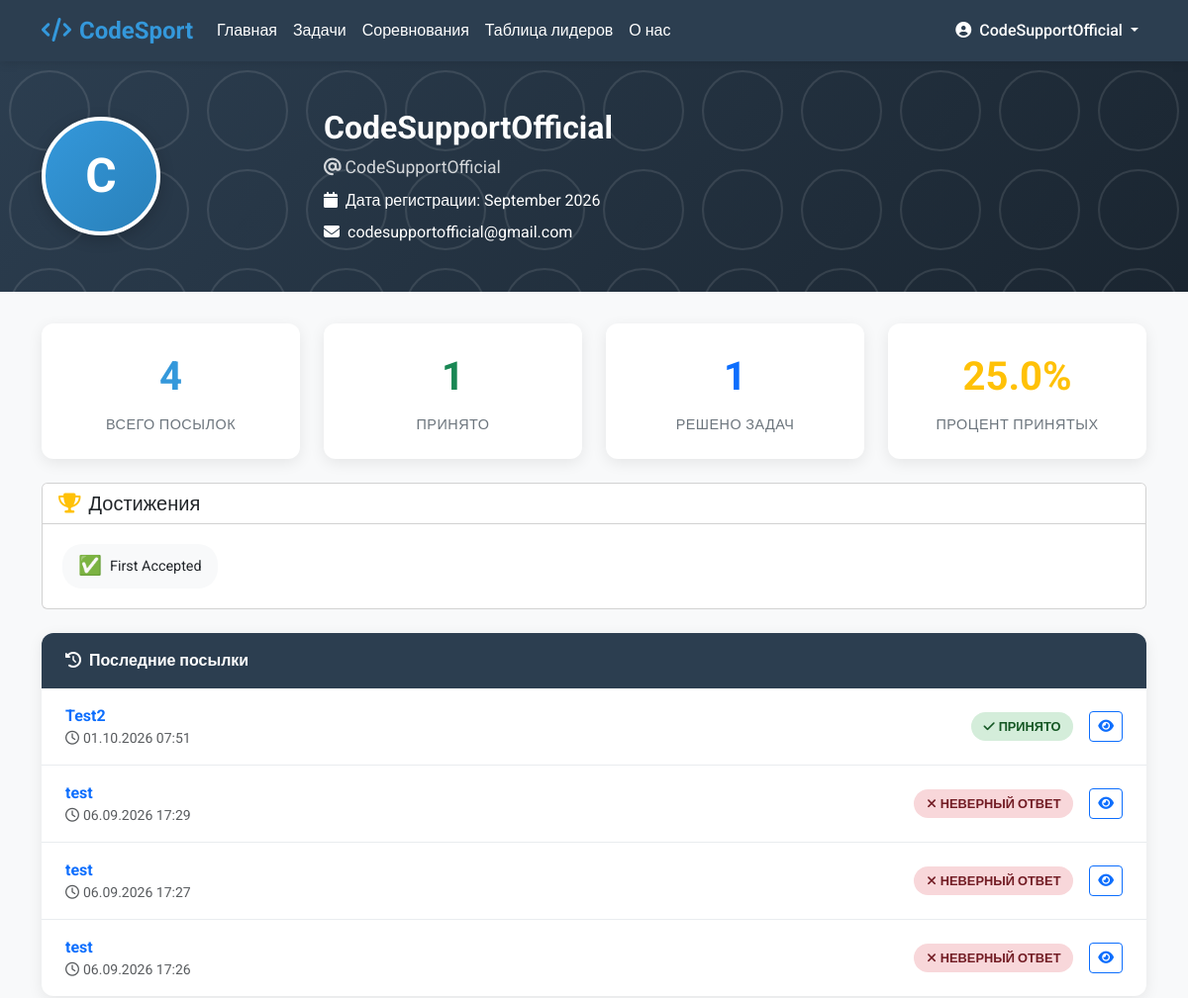
Page /profile/ (signed in, upper part) on the earlier database version.
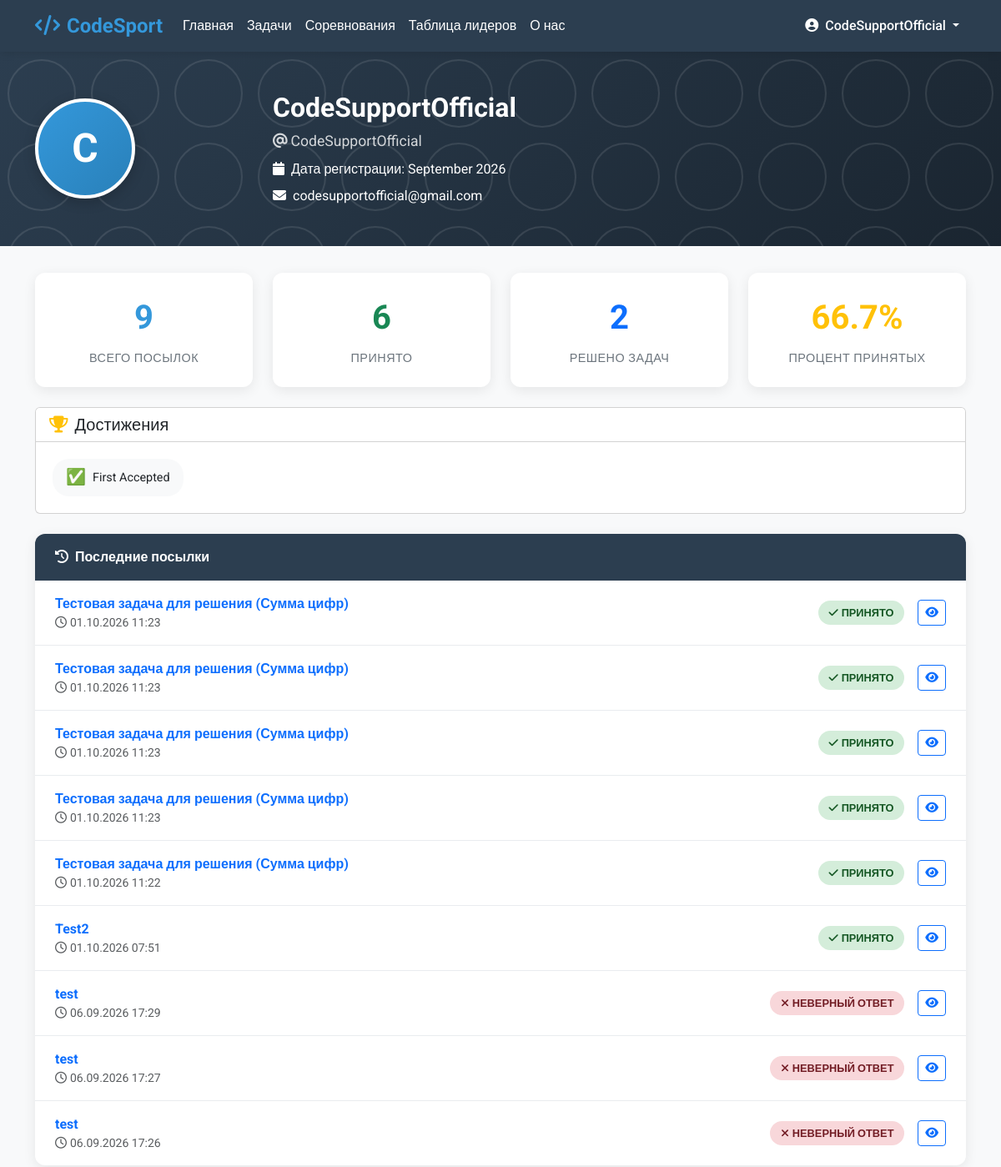
Same page on the later database version.
### LearnApp/models.py (models this page shows, shortened)
class Submission(models.Model):
    VERDICT_CHOICES = [
        ('accepted', 'Accepted'),
        ('wrong_answer', 'Wrong Answer'),
        ('time_limit_exceeded', 'Time Limit Exceeded'),
        ('runtime_error', 'Runtime Error'),
        ('compilation_error', 'Compilation Error'),
    ]
    LANGUAGE_CHOICES = [
        ('python', 'Python'),
        ('cpp', 'C++'),
        ('java', 'Java'),
    ]
    problem = models.ForeignKey(Problem, on_delete=models.CASCADE)
    user = models.ForeignKey(User, on_delete=models.CASCADE)
    code = models.TextField()
    language = models.CharField(max_length=20, choices=LANGUAGE_CHOICES)
    verdict = models.CharField(max_length=20, choices=VERDICT_CHOICES, blank=True)
    submitted_at = models.DateTimeField(auto_now_add=True)
    execution_time = models.FloatField(null=True, blank=True)
    test_cases_passed = models.IntegerField(default=0)
    total_test_cases = models.IntegerField(default=0)
    class Meta:
        ordering = ['-submitted_at']

class Problem(models.Model):
    DIFFICULTY_CHOICES = [
        ('easy', 'Easy'),
        ('medium', 'Medium'),
        ('hard', 'Hard'),
    ]
    title = models.CharField(max_length=200)
    description = models.TextField()
    author = models.ForeignKey(User, on_delete=models.CASCADE)
    created_at = models.DateTimeField(auto_now_add=True)
    difficulty = models.CharField(max_length=10, choices=DIFFICULTY_CHOICES)
    time_limit = models.IntegerField(default=1, help_text="Time limit in seconds")
    memory_limit = models.IntegerField(default=256, help_text="Memory limit in MB")
    template_code = models.TextField(blank=True, help_text="Initial code template for users")

### LearnApp/views.py (the view)
# urls.py: path('profile/', views.profile, name='profile'),
@login_required
def profile(request, username=None):
    if username:
        profile_user = get_object_or_404(User, username=username)
    else:
        profile_user = request.user
    user_submissions = Submission.objects.filter(user=profile_user).order_by('-submitted_at')
    total_submissions = user_submissions.count()
    accepted_submissions = user_submissions.filter(verdict='accepted').count()
    problems_solved = user_submissions.filter(verdict='accepted').values('problem').distinct().count()
    acceptance_rate = 0
    if total_submissions > 0:
        acceptance_rate = round((accepted_submissions / total_submissions) * 100, 1)
    recent_submissions = user_submissions[:10]
    created_problems = Problem.objects.filter(author=profile_user).order_by('-created_at')[:5]
    achievements = []
    if accepted_submissions >= 1:
        achievements.append({'icon': '✅', 'name': 'First Accepted'})
    if accepted_submissions >= 10:
        achievements.append({'icon': '🏆', 'name': '10 Accepted'})
    if accepted_submissions >= 50:
        achievements.append({'icon': '👑', 'name': '50 Accepted'})
    if problems_solved >= 5:
        achievements.append({'icon': '🎯', 'name': '5 Problems Solved'})
    if problems_solved >= 20:
        achievements.append({'icon': '🚀', 'name': '20 Problems Solved'})
    if total_submissions >= 100:
        achievements.append({'icon': '💪', 'name': '100 Submissions'})
    context = {
        'profile_user': profile_user,
        'total_submissions': total_submissions,
        'accepted_submissions': accepted_submissions,
        'problems_solved': problems_solved,
        'acceptance_rate': acceptance_rate,
        'recent_submissions': recent_submissions,
        'created_problems': created_problems,
        'achievements': achievements,
    }
    return render(request, 'main/profile.html', context)

### templates/main/profile.html (shortened to what the changed rows need)
<!DOCTYPE html>
<html lang="ru">
<head>
    <link href="https://cdn.jsdelivr.net/npm/bootstrap@5.3.0/dist/css/bootstrap.min.css" rel="stylesheet">
    <link rel="stylesheet" href="https://cdnjs.cloudflare.com/ajax/libs/font-awesome/6.4.0/css/all.min.css">
</head>
<body>
    <div class="profile-header">
        <div class="container">
            <div class="row align-items-center">
                <div class="col-md-9 profile-info">
                    <h1 class="profile-name">{{ profile_user.get_full_name|default:profile_user.username }}</h1>
                </div>
            </div>
        </div>
    </div>
    <div class="container">
        <div class="row g-4 mb-4">
            <div class="col-md-3 col-sm-6">
                <div class="stat-card">
                    <div class="stat-number">{{ total_submissions }}</div>
                    <div class="stat-label">Всего посылок</div>
                </div>
            </div>
            <div class="col-md-3 col-sm-6">
                <div class="stat-card">
                    <div class="stat-number text-success">{{ accepted_submissions }}</div>
                    <div class="stat-label">Принято</div>
                </div>
            </div>
            <div class="col-md-3 col-sm-6">
                <div class="stat-card">
                    <div class="stat-number text-primary">{{ problems_solved }}</div>
                    <div class="stat-label">Решено задач</div>
                </div>
            </div>
            <div class="col-md-3 col-sm-6">
                <div class="stat-card">
                    <div class="stat-number text-warning">{{ acceptance_rate }}%</div>
                    <div class="stat-label">Процент принятых</div>
                </div>
            </div>
        </div>
        {% if achievements %}
        <div class="card mb-4">
            <div class="card-body">
                {% for achievement in achievements %}
                <span class="achievement-badge">
                    <span class="achievement-icon">{{ achievement.icon }}</span>
                    {{ achievement.name }}
                </span>
                {% endfor %}
            </div>
        </div>
        {% endif %}
        <div class="recent-submissions">
            {% if recent_submissions %}
                {% for submission in recent_submissions %}
                <div class="submission-item">
                    <div>
                        <a href="{% url 'problem_detail' submission.problem.id %}" class="text-decoration-none">
                            <strong>{{ submission.problem.title }}</strong>
                        </a>
                        <div class="text-muted small">
                            <i class="far fa-clock me-1"></i>{{ submission.submitted_at|date:"d.m.Y H:i" }}
                        </div>
                    </div>
                    <div class="d-flex align-items-center gap-3">
                        <span class="verdict-badge verdict-{{ submission.verdict }}">
                            {% if submission.verdict == 'accepted' %}
                                <i class="fas fa-check me-1"></i>Принято
                            {% elif submission.verdict == 'wrong_answer' %}
                                <i class="fas fa-times me-1"></i>Неверный ответ
                            {% elif submission.verdict == 'time_limit_exceeded' %}
                                <i class="fas fa-hourglass-half me-1"></i>Превышено время
                            {% elif submission.verdict == 'runtime_error' %}
                                <i class="fas fa-bug me-1"></i>Ошибка выполнения
                            {% elif submission.verdict == 'compilation_error' %}
                                <i class="fas fa-times-circle me-1"></i>Ошибка компиляции
                            {% else %}
                                {{ submission.verdict|title }}
                            {% endif %}
                        </span>
                        <a href="{% url 'submission_result' submission.id %}" class="btn btn-sm btn-outline-primary">
                            <i class="fas fa-eye"></i>
                        </a>
                    </div>
                </div>
                {% endfor %}
            {% else %}
                <div class="text-center py-4 text-muted">
                    <i class="fas fa-inbox mb-2" style="font-size: 2rem;"></i>
                    <p class="mb-0">Пока нет посылок</p>
                </div>
            {% endif %}
        </div>
    </div>
</body>
</html>

Differences in the rows shown:
added Submission: problem "Тестовая задача для решения (Сумма цифр)", submitted_at "01.10.2026 11:23", verdict "accepted" (drawn)
added Submission: problem "Тестовая задача для решения (Сумма цифр)", submitted_at "01.10.2026 11:23", verdict "accepted" (drawn)
added Submission: problem "Тестовая задача для решения (Сумма цифр)", submitted_at "01.10.2026 11:23", verdict "accepted" (drawn)
added Submission: problem "Тестовая задача для решения (Сумма цифр)", submitted_at "01.10.2026 11:23", verdict "accepted" (drawn)
added Submission: problem "Тестовая задача для решения (Сумма цифр)", submitted_at "01.10.2026 11:22", verdict "accepted" (drawn)
Other differences:
{{ total_submissions }}: "4" → "9"
{{ accepted_submissions }}: "1" → "6"
{{ problems_solved }}: "1" → "2"
{{ acceptance_rate }}: "25.0" → "66.7"
